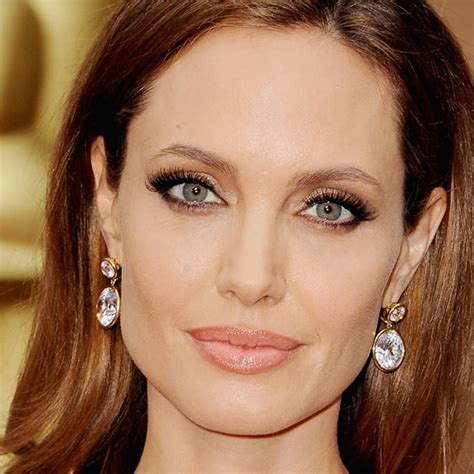
#> input picture Celebrity Faces Dataset/Angelina Jolie/002_8f8da10e.jpg, 474 x 474 px
$ jupyter execute --allow-errors model.ipynb   (shell and % lines are left out)
#> lines starting #> are read from the running program, lines starting #| are printed output that depends on the picture
[cell 1]
# Import libraries
# Library for data inspection
import numpy as np
import pandas as pd
import seaborn as sns
import matplotlib
from matplotlib import pyplot as plt

# Library for system and image control
import os
import shutil
import cv2

# Library for wavelet extraction
import pywt

# Library for model training
from sklearn.svm import SVC
from sklearn.preprocessing import StandardScaler
from sklearn.model_selection import train_test_split
from sklearn.pipeline import Pipeline
from sklearn.metrics import classification_report

# Library for model estimators
from sklearn import svm
from sklearn.ensemble import RandomForestClassifier
from sklearn.linear_model import LogisticRegression
from sklearn.pipeline import make_pipeline
from sklearn.model_selection import GridSearchCV

# Library for result matrix
from sklearn.metrics import confusion_matrix

[cell 2]
# Define algorithm for CascadeClassifier
face_cascade = cv2.CascadeClassifier(cv2.data.haarcascades + 'haarcascade_frontalface_default.xml')
eye_cascade = cv2.CascadeClassifier(cv2.data.haarcascades + 'haarcascade_eye.xml')

[cell 3]
# Create function to crop the faces with clear, visible 2 eyes from the pictures
def get_cropped_img_with_2_eyes(img_path):
    img = cv2.imread(img_path)
#> img is the input picture: shape (474, 474, 3); mean B, G, R 81, 108.9, 150.6
    if img is None:
        return None
    img_gray = cv2.cvtColor(img, cv2.COLOR_BGR2GRAY)
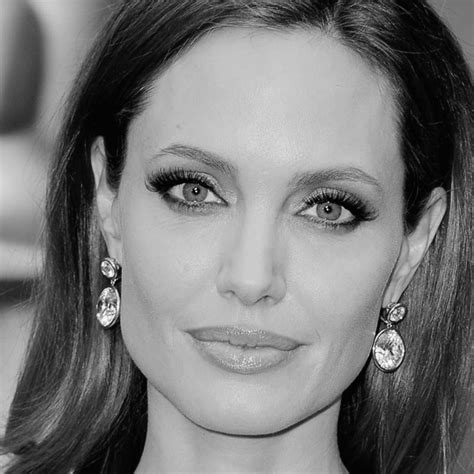
#> img_gray: shape (474, 474); min 0, max 254, mean 118.2
    faces = face_cascade.detectMultiScale(img_gray, 1.3, 5)
#> faces = [[71, 59, 360, 360]]
    for(x, y, w, h) in faces:
        roi_gray = img_gray[y:y+h, x:x+w]
        eyes = eye_cascade.detectMultiScale(roi_gray)
        roi_color = img[y:y+h, x:x+w]
        if len(eyes) >= 2:
            return roi_color
#> this loop made 1 pass
#> pass 1, in get_cropped_img_with_2_eyes, `roi_gray = img_gray[y:y+h, x:x+w]`:
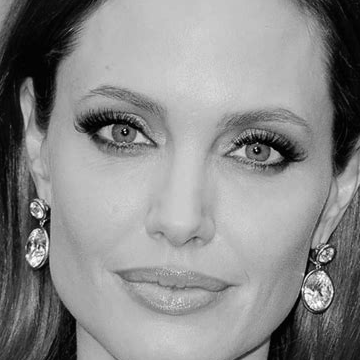
#> roi_gray: shape (360, 360); min 0, max 254, mean 138
#> pass 1, in get_cropped_img_with_2_eyes, `roi_color = img[y:y+h, x:x+w]`:
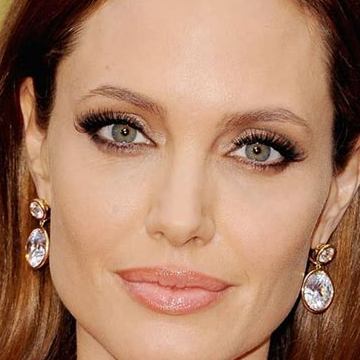
#> roi_color: shape (360, 360, 3); mean B, G, R 102.4, 127.9, 171.2
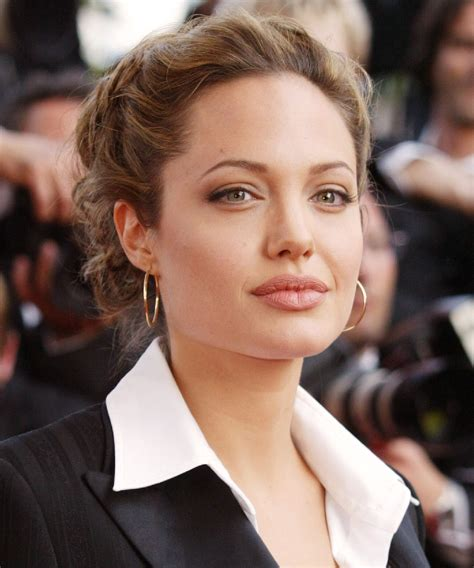
#> input picture Celebrity Faces Dataset/Angelina Jolie/003_57612506.jpg, 474 x 568 px
#> in get_cropped_img_with_2_eyes, img is the input picture: shape (568, 474, 3); mean B, G, R 94.3, 104, 128.7
#> in get_cropped_img_with_2_eyes (call 2), `img_gray = cv2.cvtColor(img, cv2.COLOR_BGR2GRAY)`:
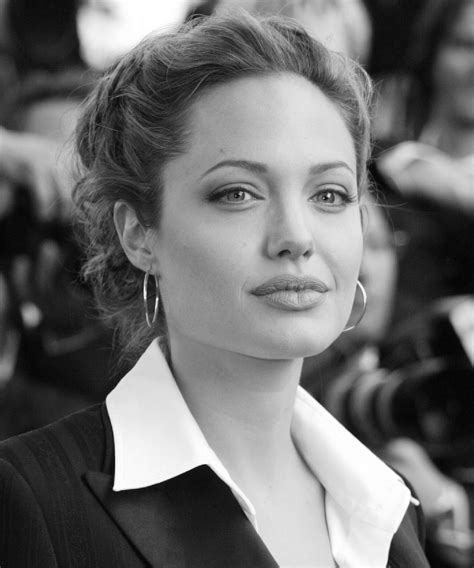
#> img_gray: shape (568, 474); min 1, max 255, mean 110.3
#> in get_cropped_img_with_2_eyes (call 2), `faces = face_cascade.detectMultiScale(img_gray, 1.3, 5)`: faces = [[168, 99, 243, 243]]
#> this loop made 1 pass
#> pass 1, in get_cropped_img_with_2_eyes (call 2), `roi_gray = img_gray[y:y+h, x:x+w]`:
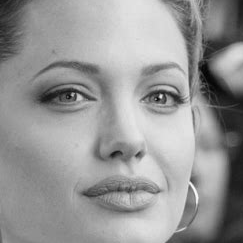
#> roi_gray: shape (243, 243); min 1, max 250, mean 150.9
#> pass 1, in get_cropped_img_with_2_eyes (call 2), `roi_color = img[y:y+h, x:x+w]`:
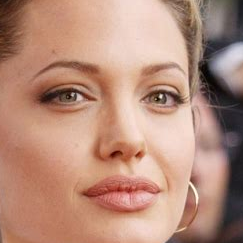
#> roi_color: shape (243, 243, 3); mean B, G, R 122.6, 140.4, 182.2

[cell 4]
# Show the cropped face from on the images
test_img = get_cropped_img_with_2_eyes("Celebrity Faces Dataset/Angelina Jolie/002_8f8da10e.jpg")
plt.imshow(test_img)

[cell 5]
# Setup for cropping images
data_path = "./Celebrity Faces Dataset/"
cropped_data_path = "./cropped_images/"

img_dirs = []
for folder in os.scandir(data_path):
    if folder.is_dir():
        img_dirs.append(folder.path)

# Create the cropped image folder if not exist
if os.path.exists(cropped_data_path):
    shutil.rmtree(cropped_data_path)
os.mkdir(cropped_data_path)

[cell 6]
# Crop images
cropped_img_dirs = []
celeb_name_dict = {}

for img_dir in img_dirs:
    count = 1;
    celeb_name = img_dir.split('/')[-1]

    celeb_name_dict[celeb_name] = []

    for imgs in os.scandir(img_dir):
        roi_color = get_cropped_img_with_2_eyes(imgs.path)
        if roi_color is not None:
            cropped_dir = cropped_data_path + celeb_name
            if not os.path.exists(cropped_dir):
                os.mkdir(cropped_dir)
                cropped_img_dirs.append(cropped_dir)
                print("Generating cropped folder for: ", celeb_name)
            # Save the cropped image in the folder
            cropped_img_name = celeb_name + str(count) + ".png"
            cropped_img_path = cropped_dir + "/" + cropped_img_name
            cv2.imwrite(cropped_img_path, roi_color)
            celeb_name_dict[celeb_name].append(cropped_img_path)
            count += 1

[cell 7]
# Define function to extract an image's wavelet
def w2d(img, mode = 'haar', level = 1):
    imArray = img

    # Convert image data to grayscale
    imArray = cv2.cvtColor(imArray, cv2.COLOR_RGB2GRAY)
    imArray = np.float32(imArray) / 255

    # Process and compute wavelet's coeffs
    coeffs = pywt.wavedec2(imArray, mode, level = level)
    coeffs_H = list(coeffs)
    coeffs_H[0] *= 0

    # Reconstruct the image
    imArray_H = pywt.waverec2(coeffs_H, mode) * 255
    imArray_H = np.uint8(imArray_H)

    return imArray_H

[cell 8]
# Test the extract function with a sample image
test_img = cv2.imread("cropped_images/Hugh Jackman/Hugh Jackman11.png")
#> (the rest of this cell did not finish here and is left out)

[cell 9]
# Create a number dict for celeb name
celeb_num_dict = {}
count = 0
for celeb_name in celeb_name_dict.keys():
    celeb_num_dict[celeb_name] = count
    count += 1

# Print out the dict for number clarification
celeb_num_dict

[cell 10]
# Set up the model
X = []
y = []
for celeb_name, train_imgs in celeb_name_dict.items():
    for train_img in train_imgs:
        img = cv2.imread(train_img)
        if img is None:
            continue
        scaled_raw_img = cv2.resize(img, (32, 32))
        img_har = w2d(img, 'db1', 5)
#> call 2 of w2d, with mode = 'db1', level = 5
#> in w2d (call 2), `imArray_H = pywt.waverec2(coeffs_H, mode) * 255`:
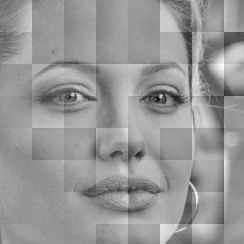
#> imArray_H: shape (244, 244) float32; min -178.2, max 123.5, mean 0.7; drawn with min black and max white
#> in w2d (call 2), `imArray_H = np.uint8(imArray_H)`:
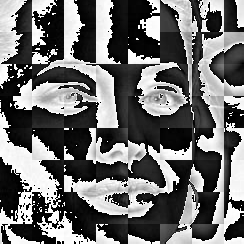
#> imArray_H: shape (244, 244); min 0, max 255, mean 108.6
        scaled_img_har = cv2.resize(img_har, (32, 32))
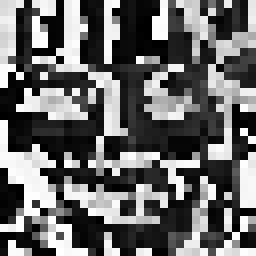
#> scaled_img_har: shape (32, 32) (shown 8 times larger); min 0, max 255, mean 104.7
        stacked_img = np.vstack((scaled_raw_img.reshape(32*32*3, 1), scaled_img_har.reshape(32*32, 1)))

        # Append to X and y for the model
        X.append(stacked_img)
        y.append(celeb_num_dict[celeb_name])

[cell 11]
# Check for X and y
print("Length of X: ", len(X))
print("Length of each X element: ", len(X[0]), ". \nThe data within the first data of X: \n", X[0])

[cell 12]
# Reshape the data size
X = np.array(X).reshape(len(X), 4096).astype(float)
print("Shape of X: ", X.shape)
#| Shape of X:  (3, 4096)
